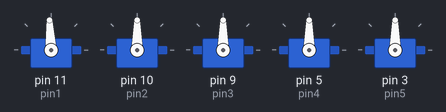
Recording of a sketch running on a simulated Arduino Uno, built with avr-gcc and run on an emulated ATmega328P. Parts: 5 × servo.

Above: at 1.05 s.
At 1.8 s:
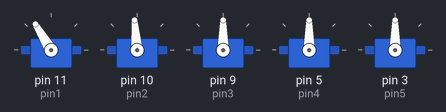
At 2.6 s:
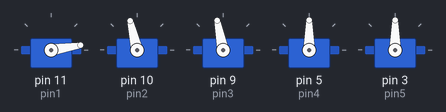
At 4.2 s:
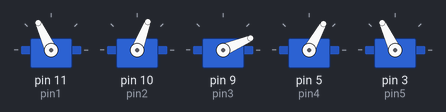
At 5.75 s:
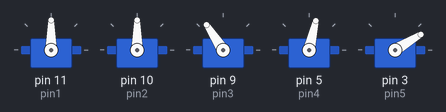
At 7.35 s:
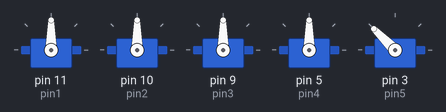
Timing chart, 0 to 9.3 s (numbered marks = the images above):
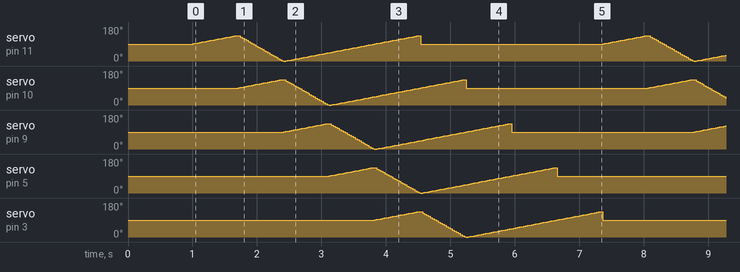

Measured:
- by itself, servo on pin 11 (pin1), servo on pin 10 (pin2), servo on pin 9 (pin3), servo on pin 5 (pin4), servo on pin 3 (pin5): moves between 0° and 135°, repeating every 6.4 s

The sketch:

SerpienteCincoServos.ino
```cpp
#include <Servo.h>

Servo servo1;  // create servo object to control a servo
Servo servo2;
Servo servo3;
Servo servo4;
Servo servo5;

int val1;
int val2;
int val3;
int val4;
int val5;

int state_1 = 0;
int state_2 = 0;
int state_3 = 0;
int state_4 = 0;
int state_5 = 0;

int min_ang = 0;
int init_ang = 90;
int max_ang = 135;
int retardo = 15;

int increment_1 = 0;
int increment_2 = 0;
int increment_3 = 0;
int increment_4 = 0;
int increment_5 = 0;

int pin1 = 11;
int pin2 = 10;
int pin3 = 9;
int pin4 = 5;
int pin5 = 3;


void setup() {

  Serial.begin(9600);

  servo1.attach(pin1);
  servo2.attach(pin2);
  servo3.attach(pin3);
  servo4.attach(pin4);
  servo5.attach(pin5);

  val1 = init_ang;
  val2 = init_ang;
  val3 = init_ang;
  val4 = init_ang;
  val5 = init_ang;

  state_1 = 1;

  servo1.write(val1);
  servo2.write(val2);
  servo3.write(val3);
  servo4.write(val4);
  servo5.write(val5);

  delay(1000);

}

void loop() {

  // Change value of sevos' angles if needed
  // Servo 1
  if (state_1 == 1) {
    val1 = val1 + 1;
  }
  else if (state_1 == 2) {
    val1 = val1 - 3;
  }
  else if (state_1 == 3) {
    val1 = val1 + 1;
  }
  else {
    val1 = init_ang;
  }
  // Servo 2
  if (state_2 == 1) {
    val2 = val2 + 1;
  }
  else if (state_2 == 2) {
    val2 = val2 - 3;
  }
  else if (state_2 == 3) {
    val2 = val2 + 1;
  }
  else {
    val2 = init_ang;
  }
  // Servo 3
  if (state_3 == 1) {
    val3 = val3 + 1;
  }
  else if (state_3 == 2) {
    val3 = val3 - 3;
  }
  else if (state_3 == 3) {
    val3 = val3 + 1;
  }
  else {
    val3 = init_ang;
  }
  // Servo 4
  if (state_4 == 1) {
    val4 = val4 + 1;
  }
  else if (state_4 == 2) {
    val4 = val4 - 3;
  }
  else if (state_4 == 3) {
    val4 = val4 + 1;
  }
  else {
    val4 = init_ang;
  }
  // Servo 5
  if (state_5 == 1) {
    val5 = val5 + 1;
  }
  else if (state_5 == 2) {
    val5 = val5 - 3;
  }
  else if (state_5 == 3) {
    val5 = val5 + 1;
  }
  else {
    val5 = init_ang;
  }

  // Check if arrived to critical point
  if (val1 > max_ang && state_1 == 1) {
    state_1 = 2;
    state_2 = 1;
  }
  if (val2 > max_ang && state_2 == 1) {
    state_2 = 2;
    state_3 = 1;
  }
  if (val3 > max_ang && state_3 == 1) {
    state_3 = 2;
    state_4 = 1;
  }
  if (val4 > max_ang && state_4 == 1) {
    state_4 = 2;
    state_5 = 1;
  }
  if (val5 > max_ang && state_5 == 1) {
    state_5 = 2;
  }

  if (val1 < min_ang && state_1 == 2) {
    state_1 = 3;
    state_2 = 2;
  }
  if (val2 < min_ang && state_2 == 2) {
    state_2 = 3;
    state_3 = 2;
  }
  if (val3 < min_ang && state_3 == 2) {
    state_3 = 3;
    state_4 = 2;
  }
  if (val4 < min_ang && state_4 == 2) {
    state_4 = 3;
    state_5 = 2;
  }
  if (val5 < min_ang && state_5 == 2) {
    state_5 = 3;
  }

  if (val1 > max_ang && state_1 == 3) {
    state_1 = 0;
    state_2 = 3;
  }
  if (val2 > max_ang && state_2 == 3) {
    state_2 = 0;
    state_3 = 3;
  }
  if (val3 > max_ang && state_3 == 3) {
    state_3 = 0;
    state_4 = 3;
  }
  if (val4 > max_ang && state_4 == 3) {
    state_4 = 0;
    state_5 = 3;
  }
  if (val5 > max_ang && state_5 == 3) {
    state_5 = 0;
    state_1 = 1;
  }

  // Move servos to desired position
  servo1.write(val1);
  servo2.write(val2);
  servo3.write(val3);
  servo4.write(val4);
  servo5.write(val5);

  delay(15);

}
```
